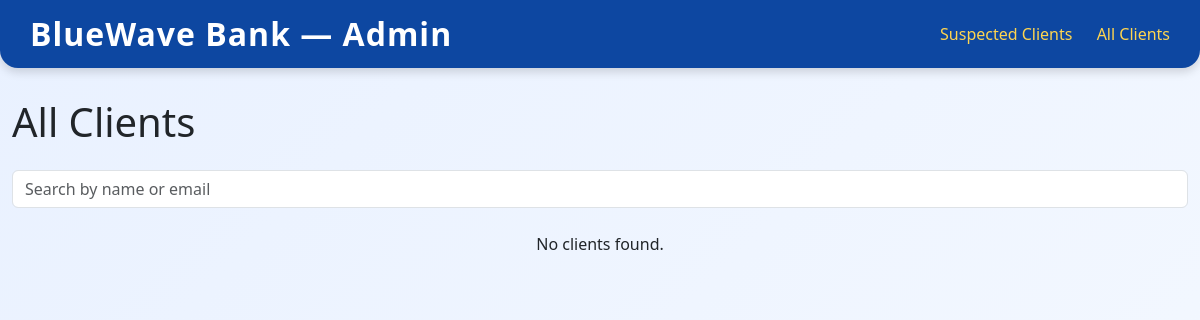
Page /all-clients/ on the earlier database version.
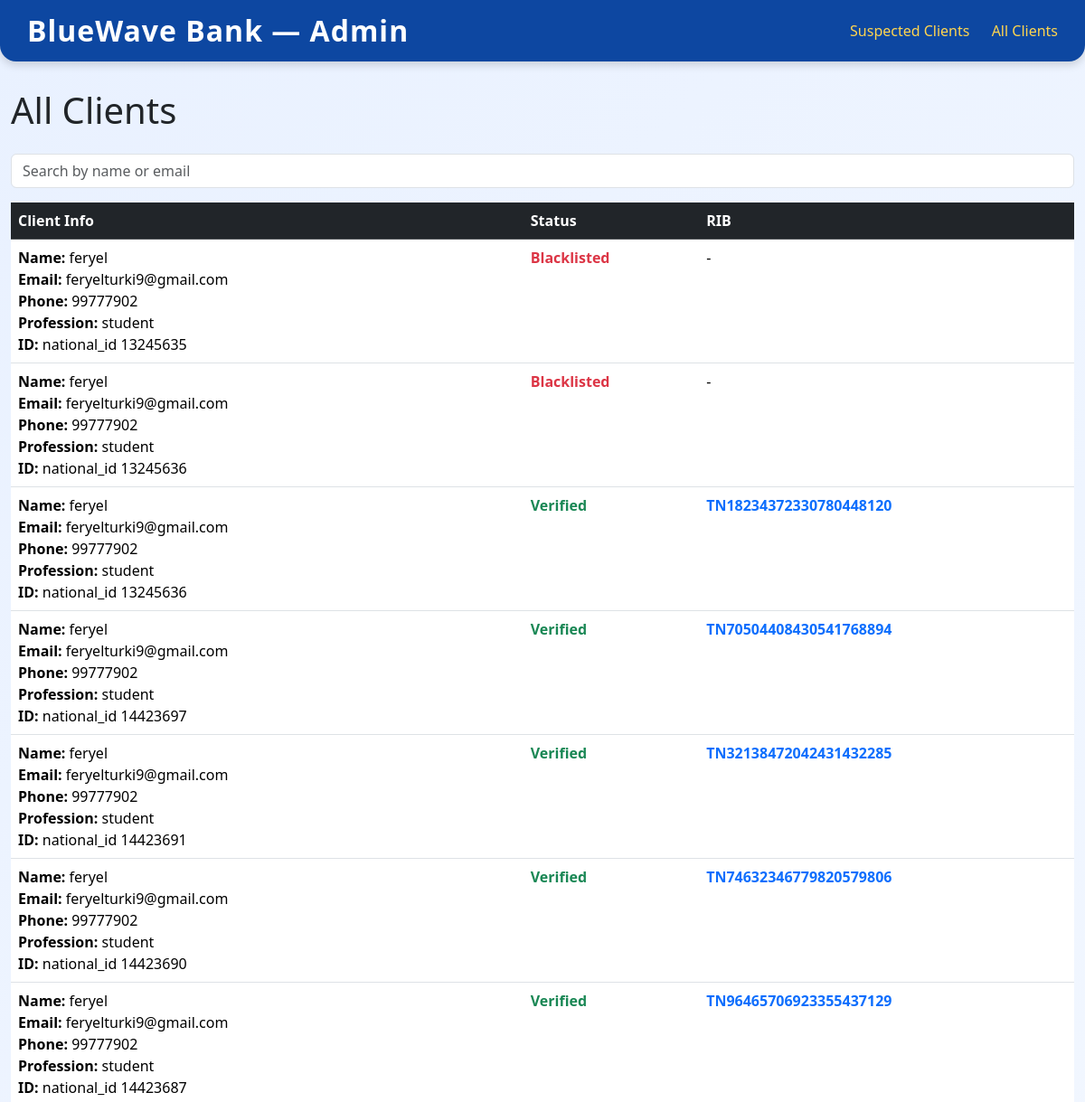
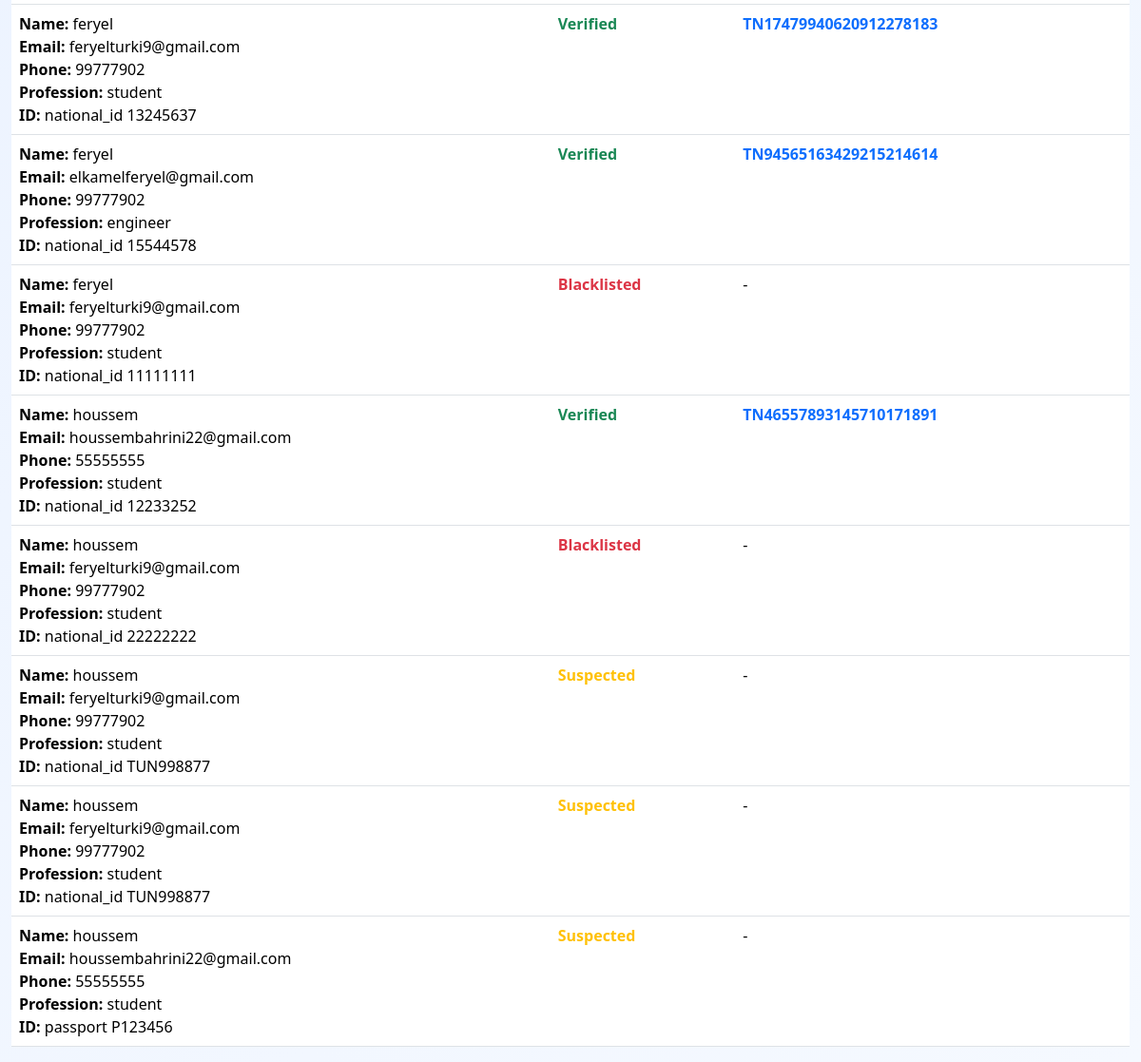
Same page on the later database version (2 pictures, top to bottom).
### inscription/models.py (models this page shows, shortened)
class Customer(models.Model):
    full_name = models.CharField(max_length=255)
    age = models.IntegerField()
    gender = models.CharField(max_length=50)
    nationality = models.CharField(max_length=100)
    residence_country = models.CharField(max_length=100)
    phone = models.CharField(max_length=50)
    email = models.EmailField()
    address = models.TextField()
    profession = models.CharField(max_length=255)
    revenue = models.IntegerField()
    source_of_income = models.CharField(max_length=100)
    account_purpose = models.CharField(max_length=100)
    account_type = models.CharField(max_length=100)
    id_type = models.CharField(max_length=50)
    id_number = models.CharField(max_length=255)
    is_suspected = models.BooleanField(default=False)
    is_blacklisted = models.BooleanField(default=False)
    is_verified = models.BooleanField(default=False)  # new field
    rib_code = models.CharField(max_length=50, blank=True, null=True)
    date_added = models.DateTimeField(auto_now_add=True)

### inscription/views.py (the view)
# urls.py: path("all-clients/", all_clients_view, name="all_clients"),  # <-- new page
def all_clients_view(request):
    query = request.GET.get('q')  # get search query from URL ?q=...
    if query:
        clients = Customer.objects.filter(full_name__icontains=query)
    else:
        clients = Customer.objects.all()
    return render(request, "inscription/all_clients.html", {
        "clients": clients
    })

### inscription/templates/inscription/all_clients.html (shortened to what this page needs)
{% extends "inscription/admin_base.html" %}
{% block content %}
<div class="container-card">
    <h1 class="mb-4">All Clients</h1>
    <input type="text" id="searchAllInput" class="form-control search-input" placeholder="Search by name or email">
    {% if clients %}
        <table class="table table-hover mt-3">
            <thead class="table-dark">
                <tr>
                    <th>Client Info</th>
                    <th>Status</th>
                    <th>RIB</th>
                </tr>
            </thead>
            <tbody id="allClientsTable">
                {% for client in clients %}
                    <tr>
                        <td>
                            <span><strong>Name:</strong> {{ client.full_name }}</span><br>
                            <span><strong>Email:</strong> {{ client.email }}</span><br>
                            <span><strong>Phone:</strong> {{ client.phone }}</span><br>
                            <span><strong>Profession:</strong> {{ client.profession }}</span><br>
                            <span><strong>ID:</strong> {{ client.id_type }} {{ client.id_number }}</span>
                        </td>
                        <td>
                            {% if client.is_blacklisted %}
                                <span class="text-danger fw-bold">Blacklisted</span>
                            {% elif client.is_verified %}
                                <span class="text-success fw-bold">Verified</span>
                            {% elif client.is_suspected %}
                                <span class="text-warning fw-bold">Suspected</span>
                            {% else %}
                                <span>Unknown</span>
                            {% endif %}
                        </td>
                        <td>
                            {% if client.rib_code %}
                                <span class="text-primary fw-bold">{{ client.rib_code }}</span>
                            {% else %}
                                -
                            {% endif %}
                        </td>
                    </tr>
                {% endfor %}
            </tbody>
        </table>
    {% else %}
        <p class="text-center mt-4">No clients found.</p>
    {% endif %}
</div>
{% endblock %}

### inscription/templates/inscription/admin_base.html (shortened to what this page needs)
<!DOCTYPE html>
<html lang="en">
<head>
    <link href="https://cdn.jsdelivr.net/npm/bootstrap@5.3.2/dist/css/bootstrap.min.css" rel="stylesheet">
</head>
<body>
<nav class="bank-nav">
    <h2>BlueWave Bank — Admin</h2>
    <div>
        <a href="{% url 'verify_clients' %}">Suspected Clients</a>
        <a href="{% url 'all_clients' %}">All Clients</a>
    </div>
</nav>
<div class="container">
    {% block content %}{% endblock %}
</div>
</body>
</html>

### inscription/templates/inscription/admin_base.html (style rules this page uses)
body { background: linear-gradient(135deg, #e9f1ff, #f5f9ff); min-height: 100vh; font-family: 'Segoe UI', sans-serif; }
.bank-nav { background: #0d47a1; padding: 15px 30px; border-radius: 0 0 18px 18px; box-shadow: 0 4px 10px rgba(0,0,0,0.15); display: flex; justify-content: space-between; align-items: center; margin-bottom: 30px; }
.bank-nav h2 { color: white; margin: 0; font-weight: 600; letter-spacing: 1px; }
.bank-nav a { color: #ffd54f; text-decoration: none; margin-left: 20px; font-weight: 500; transition: color 0.3s; }
.container { max-width: 1200px; margin: auto; }
table th { background-color: #ff6a00; color: white; }

Differences in the rows shown:
added Customer: full_name "feryel", email "feryelturki9@gmail.com", phone "99777902", profession "student", id_type "national_id", id_number "13245635", is_blacklisted "Blacklisted"
added Customer: full_name "feryel", email "feryelturki9@gmail.com", phone "99777902", profession "student", id_type "national_id", id_number "13245636", is_blacklisted "Blacklisted"
added Customer: full_name "feryel", email "feryelturki9@gmail.com", phone "99777902", profession "student", id_type "national_id", id_number "13245636", is_blacklisted "Verified", rib_code "TN18234372330780448120"
added Customer: full_name "feryel", email "feryelturki9@gmail.com", phone "99777902", profession "student", id_type "national_id", id_number "14423697", is_blacklisted "Verified", rib_code "TN70504408430541768894"
added Customer: full_name "feryel", email "feryelturki9@gmail.com", phone "99777902", profession "student", id_type "national_id", id_number "14423691", is_blacklisted "Verified", rib_code "TN32138472042431432285"
added Customer: full_name "feryel", email "feryelturki9@gmail.com", phone "99777902", profession "student", id_type "national_id", id_number "14423690", is_blacklisted "Verified", rib_code "TN74632346779820579806"
added Customer: full_name "feryel", email "feryelturki9@gmail.com", phone "99777902", profession "student", id_type "national_id", id_number "14423687", is_blacklisted "Verified", rib_code "TN96465706923355437129"
added Customer: full_name "feryel", email "feryelturki9@gmail.com", phone "99777902", profession "student", id_type "national_id", id_number "13245637", is_blacklisted "Verified", rib_code "TN17479940620912278183"
added Customer: full_name "feryel", email "elkamelferyel@gmail.com", phone "99777902", profession "engineer", id_type "national_id", id_number "15544578", is_blacklisted "Verified", rib_code "TN94565163429215214614"
added Customer: full_name "feryel", email "feryelturki9@gmail.com", phone "99777902", profession "student", id_type "national_id", id_number "11111111", is_blacklisted "Blacklisted"
added Customer: full_name "houssem", email "houssembahrini22@gmail.com", phone "55555555", profession "student", id_type "national_id", id_number "12233252", is_blacklisted "Verified", rib_code "TN46557893145710171891"
added Customer: full_name "houssem", email "feryelturki9@gmail.com", phone "99777902", profession "student", id_type "national_id", id_number "22222222", is_blacklisted "Blacklisted"
added Customer: full_name "houssem", email "feryelturki9@gmail.com", phone "99777902", profession "student", id_type "national_id", id_number "TUN998877", is_blacklisted "Suspected"
added Customer: full_name "houssem", email "feryelturki9@gmail.com", phone "99777902", profession "student", id_type "national_id", id_number "TUN998877", is_blacklisted "Suspected"
added Customer: full_name "houssem", email "houssembahrini22@gmail.com", phone "55555555", profession "student", id_type "passport", id_number "P123456", is_blacklisted "Suspected"
Other differences:
text no longer shown: "No clients found."
text now shown: "Client Info Status RIB"
